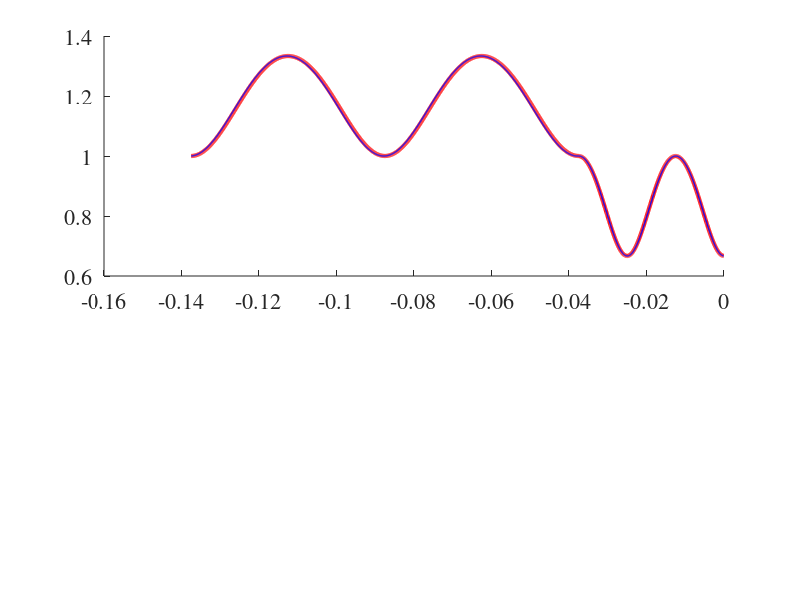

This figure's MATLAB source: (Note: this script raises an error after producing the figure.)
clear

set(0,'DefaultAxesFontName','Times');
set(0,'DefaultAxesTitleFontWeight','normal');
set(0,'DefaultTextFontName','Times');
set(0,'DefaultTextFontSize',16);
set(0,'DefaultAxesFontSize',16);

N = 2000;

w = 1e6; % Does not matter. Note cancellation. Should remove.

if 0
    l1 = 1;
    l2 = 1;    
    Z01 = 10;
    Z02 = 20;
    Z03 = 40;
    beta1 = 10; % w*sqrt(L1o*C1o);
    beta2 = 20;
end

Z01 = 1;
Z02 = Z01/2;
Z03 = Z01/3;
beta1 = 2*pi/0.1;
beta2 = 2*pi/0.05;
lambda1 = 2*pi/beta1;
lambda2 = 2*pi/beta2;

l1 = lambda1;
l2 = (3/4)*lambda2;
N1 = round(N*l1/(l1+l2));
N2 = N-N1;

L01o = sqrt((beta1^2/w^2)*Z01^2);
L02o = sqrt((beta2^2/w^2)*Z02^2);

C01o = L01o/Z01^2;
C02o = L02o/Z02^2;

dx1 = l1/N1;
dL1 = dx1*L01o; 
dC1 = dx1*C01o;

dx2 = l2/N2;
dL2 = dx2*L02o;
dC2 = dx2*C02o;

Z = zeros(1, N);
Z(end) = Z03;

V(1) = 1.0;

for n = [N:-1:2]
    if n > N1
        L = dL2;
        C = dC2;
    else
        L = dL1;
        C = dC1;
    end
    y = 1/(Z(n) + 1j*w*L);
    Z(n-1) = 1/(y + 1j*w*C);
end

I(1) = V(1)/Z(1);
xe(1) = -(l1+l2);
for n = [1:N-1]
    if n > N1
        xe(n+1) = xe(n) + dx2;
        L = dL2;
        C = dC2;
    else
        xe(n+1) = xe(n) + dx1;
        L = dL1;
        C = dC1;
    end
    I(n+1) = I(n) - 1j*w*C*V(n);
    V(n+1) = V(n) - 1j*w*L*I(n+1);
end

rho2 = (Z(end)/Z02 - 1)/(Z(end)/Z02 + 1);

rho2r = rho2*exp(-2j*beta2*l2); % rho2 rotated
z = (Z02/Z01)*(1 + rho2r)/(1 - rho2r);
rho1 = exp(2j*beta1*l2)*(z - 1)/(z + 1);

%xe = (l1+l2)*([0:N-1]/(N-1) - 1);

Vs = 1;
x1 = xe(xe < -l2);
V1p = Vs/ (exp( 1j*beta1*(l1+l2)) + rho1*exp(-1j*beta1*(l1+l2)));
V1  = V1p*(exp(-1j*beta1*x1)      + rho1*exp( 1j*beta1*x1));

x2  = xe(xe >= -l2);
V2p = V1p*(exp(1j*beta1*l2) + rho1*exp(-1j*beta1*l2)) ...
         /(exp(1j*beta2*l2) + rho2*exp(-1j*beta2*l2));
V2  = V2p*(exp(-1j*beta2*x2) + rho2*exp(1j*beta2*x2));

Ve = [V1, V2]; % Exact
Va = V;        % TL approximation

if 1
titlestr = sprintf(...
    ['N = %d; \\rho_1=%.3f + %.3fj; \\rho_2=%.3f + %.3fj;',...
     '\\lambda_1=%.3f [m]; \\lambda_2=%.3f [m]'],...
    N,real(rho1),imag(rho1),real(rho2),imag(rho2),...
    lambda1,lambda2);

clf;
PositionTop = [0.1300 0.5400 0.7750 0.4];
PositionBottom = [0.1300 0.1100 0.7750 0.4];
subplot('Position',PositionTop)
    hold on;
    plot(xe,abs(Ve),'r','LineWidth',3);
    plot(xe,abs(Va),'b','LineWidth',1);
    %xlabel('$x$ [m]','Interpreter','Latex');
    set(gca, 'XTickLabels', []);        
    ylabel('[V]','Interpreter','Latex');
    title(titlestr);
    grid on;
    box on;
    legend('$|\widetilde{V}_{e}|$ (exact)','$|\widetilde{V}_a|$ (approx)',...
           'Interpreter','Latex','Orientation','Horizontal','Location','SouthEast')
subplot('Position',PositionBottom)
    plot(xe, (abs(Ve) - abs(Va))./abs(Ve),'k','LineWidth',2);
    xlabel('$x$ [m]','Interpreter','Latex')
    ylabel('[V]','Interpreter','Latex')
    grid on;
    legend('$(|\widetilde{V}_e| - |\widetilde{V}_a|)/|\widetilde{V}_e|$',...
        'Interpreter','Latex','Orientation','Horizontal','Location','SouthEast')

print('Final.svg', '-dsvg');
print('Final.png', '-dpng', '-r300'); 

p = get(gcf,'Position');
orient tall
set(gcf,'PaperSize',[8.5,8])
print('final.pdf', '-dpdf');
end
